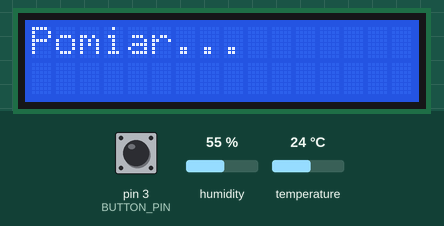
Bench run of a sketch on a simulated Arduino Uno, built with avr-gcc and run on an emulated ATmega328P. Parts: 16×2 character LCD. The test bench sets the inputs (shaded band); at power-on: pin 3 (BUTTON_PIN) HIGH, humidity 55 %, temperature 24 °C.

Above: at 3.2 s.
3.3 s: pin 3 (BUTTON_PIN) pulled LOW for 1 s
At 5.9 s:
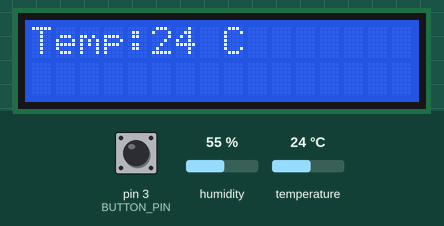
6.8 s: pin 3 (BUTTON_PIN) pulled LOW for 0.15 s
At 9.2 s:
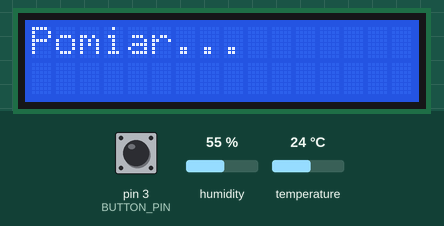
9.5 s: pin 3 (BUTTON_PIN) pulled LOW for 3.2 s
At 13.5 s:
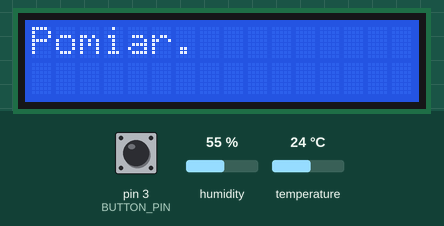
Timing chart, 0 to 15.0 s (numbered marks = the images above; inputs shaded):
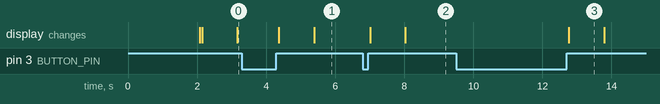

Measured:
- after the input at 3.3 s, the display: first changes after 1.1 s (image 1 shows a later state)
- after the input at 6.8 s, the display: first changes after 0.22 s (image 2 shows a later state)
- after the input at 9.5 s, the display: changes after 3.3 s (image 3)
- what the display in image 3 shows lasts 1.0 s, from 12.8 s to 13.8 s

The sketch:

temp_lcd_button.ino
```cpp
#include <Wire.h>
#include <LiquidCrystal_I2C.h>
#include <DHT.h>

#define DHTPIN 2
#define DHTTYPE DHT11
#define BUTTON_PIN 3

DHT dht(DHTPIN, DHTTYPE);
LiquidCrystal_I2C lcd(0x27, 16, 2);

bool lastButtonState = LOW;
bool buttonState = LOW;
bool isMeasuring = false;

void setup() {
  pinMode(BUTTON_PIN, INPUT_PULLUP);
  dht.begin();
  lcd.init();
  lcd.backlight();
  lcd.setCursor(2,0);
  lcd.print("Click button");
  delay(2000);
  lcd.clear();
}

void loop() {
  buttonState = digitalRead(BUTTON_PIN);

  if (buttonState == HIGH && lastButtonState == LOW) {
    delay(50);
    lastButtonState = buttonState;

    isMeasuring = !isMeasuring;
    if (isMeasuring) {
      showMeasurementProcess();
    } else {
      lcd.clear();
      lcd.print("Pomiar.");
      delay(1000);
      lcd.clear();
      int temp = dht.readTemperature();
      if (isnan(temp)) {
        lcd.print("Blad pomiaru!");
      } else {
        lcd.print("Temp:");
        lcd.setCursor(5, 0);
        lcd.print(temp);
        lcd.print(" C");
      }
    }
  }

  lastButtonState = buttonState;
}

void showMeasurementProcess() {
  for (int i = 0; i < 3; i++) {
    lcd.clear();
    lcd.print("Pomiar.");
    for (int j = 1; j <= i; j++) {
      lcd.print(".");
      delay(500);
    }
  }
  delay(500);
}
```
